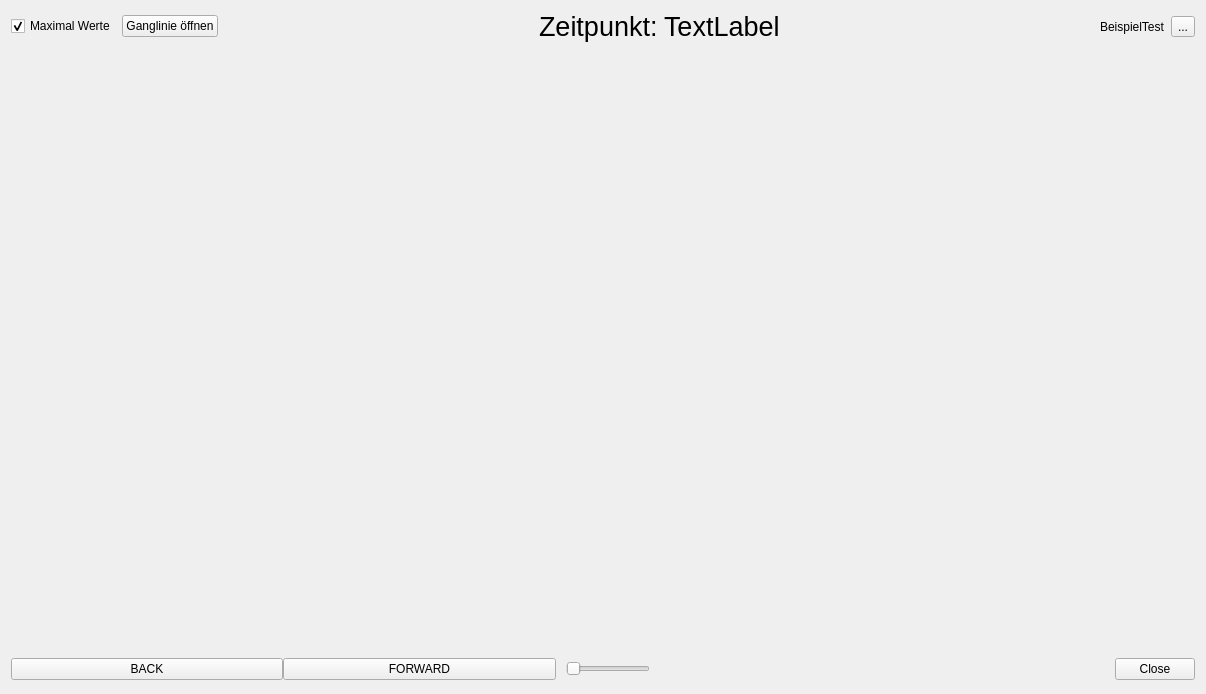
<?xml version="1.0" encoding="UTF-8"?>
<ui version="4.0">
 <class>Form</class>
 <widget class="QWidget" name="Form">
  <property name="windowModality">
   <enum>Qt::NonModal</enum>
  </property>
  <property name="geometry">
   <rect>
    <x>0</x>
    <y>0</y>
    <width>1206</width>
    <height>694</height>
   </rect>
  </property>
  <property name="sizePolicy">
   <sizepolicy hsizetype="Preferred" vsizetype="Preferred">
    <horstretch>0</horstretch>
    <verstretch>0</verstretch>
   </sizepolicy>
  </property>
  <property name="windowTitle">
   <string>Längsschnitt-Plug-In</string>
  </property>
  <property name="styleSheet">
   <string notr="true"/>
  </property>
  <layout class="QGridLayout" name="gridLayout_3">
   <item row="0" column="0">
    <layout class="QHBoxLayout" name="horizontalLayout_2">
     <item>
      <widget class="QCheckBox" name="checkbox_maximum">
       <property name="text">
        <string>Maximal Werte</string>
       </property>
       <property name="checked">
        <bool>true</bool>
       </property>
      </widget>
     </item>
     <item>
      <widget class="QPushButton" name="btn_ganglinie">
       <property name="text">
        <string>Ganglinie öffnen</string>
       </property>
      </widget>
     </item>
     <item>
      <spacer name="horizontalSpacer_3">
       <property name="orientation">
        <enum>Qt::Horizontal</enum>
       </property>
       <property name="sizeHint" stdset="0">
        <size>
         <width>40</width>
         <height>20</height>
        </size>
       </property>
      </spacer>
     </item>
     <item>
      <widget class="QLabel" name="label">
       <property name="font">
        <font>
         <pointsize>20</pointsize>
        </font>
       </property>
       <property name="text">
        <string>Zeitpunkt:</string>
       </property>
      </widget>
     </item>
     <item>
      <widget class="QLabel" name="label_timestamp">
       <property name="font">
        <font>
         <pointsize>20</pointsize>
        </font>
       </property>
       <property name="text">
        <string>TextLabel</string>
       </property>
      </widget>
     </item>
     <item>
      <spacer name="horizontalSpacer">
       <property name="orientation">
        <enum>Qt::Horizontal</enum>
       </property>
       <property name="sizeHint" stdset="0">
        <size>
         <width>40</width>
         <height>20</height>
        </size>
       </property>
      </spacer>
     </item>
     <item>
      <widget class="QLabel" name="label_dbname">
       <property name="text">
        <string>BeispielTest</string>
       </property>
      </widget>
     </item>
     <item alignment="Qt::AlignRight">
      <widget class="QToolButton" name="btn_path">
       <property name="text">
        <string>...</string>
       </property>
      </widget>
     </item>
    </layout>
   </item>
   <item row="2" column="0">
    <layout class="QGridLayout" name="gridLayout">
     <property name="sizeConstraint">
      <enum>QLayout::SetMaximumSize</enum>
     </property>
     <property name="spacing">
      <number>0</number>
     </property>
     <item row="0" column="0">
      <layout class="QHBoxLayout" name="horizontalLayout_4">
       <property name="topMargin">
        <number>0</number>
       </property>
       <item>
        <layout class="QVBoxLayout" name="verticalLayout"/>
       </item>
      </layout>
     </item>
     <item row="4" column="0">
      <layout class="QHBoxLayout" name="horizontalLayout_3">
       <item>
        <widget class="QPushButton" name="btn_backward">
         <property name="text">
          <string>BACK</string>
         </property>
        </widget>
       </item>
       <item>
        <widget class="QPushButton" name="btn_forward">
         <property name="text">
          <string>FORWARD</string>
         </property>
        </widget>
       </item>
       <item>
        <spacer name="horizontalSpacer_2">
         <property name="orientation">
          <enum>Qt::Horizontal</enum>
         </property>
         <property name="sizeType">
          <enum>QSizePolicy::Fixed</enum>
         </property>
         <property name="sizeHint" stdset="0">
          <size>
           <width>10</width>
           <height>0</height>
          </size>
         </property>
        </spacer>
       </item>
       <item alignment="Qt::AlignLeft">
        <widget class="QSlider" name="slider">
         <property name="enabled">
          <bool>true</bool>
         </property>
         <property name="font">
          <font>
           <strikeout>false</strikeout>
          </font>
         </property>
         <property name="styleSheet">
          <string notr="true"/>
         </property>
         <property name="orientation">
          <enum>Qt::Horizontal</enum>
         </property>
        </widget>
       </item>
       <item>
        <widget class="QWidget" name="widget" native="true">
         <property name="minimumSize">
          <size>
           <width>250</width>
           <height>0</height>
          </size>
         </property>
        </widget>
       </item>
       <item>
        <widget class="QDialogButtonBox" name="buttonBox">
         <property name="sizePolicy">
          <sizepolicy hsizetype="Minimum" vsizetype="Minimum">
           <horstretch>0</horstretch>
           <verstretch>0</verstretch>
          </sizepolicy>
         </property>
         <property name="minimumSize">
          <size>
           <width>85</width>
           <height>28</height>
          </size>
         </property>
         <property name="maximumSize">
          <size>
           <width>85</width>
           <height>100</height>
          </size>
         </property>
         <property name="standardButtons">
          <set>QDialogButtonBox::Close</set>
         </property>
        </widget>
       </item>
      </layout>
     </item>
    </layout>
   </item>
   <item row="1" column="0">
    <widget class="QStackedWidget" name="stackedWidget">
     <property name="minimumSize">
      <size>
       <width>300</width>
       <height>300</height>
      </size>
     </property>
     <property name="styleSheet">
      <string notr="true"/>
     </property>
     <widget class="QWidget" name="page"/>
     <widget class="QWidget" name="page_2"/>
    </widget>
   </item>
  </layout>
 </widget>
 <resources/>
 <connections>
  <connection>
   <sender>buttonBox</sender>
   <signal>clicked(QAbstractButton*)</signal>
   <receiver>Form</receiver>
   <slot>close()</slot>
   <hints>
    <hint type="sourcelabel">
     <x>1150</x>
     <y>669</y>
    </hint>
    <hint type="destinationlabel">
     <x>602</x>
     <y>346</y>
    </hint>
   </hints>
  </connection>
 </connections>
</ui>
